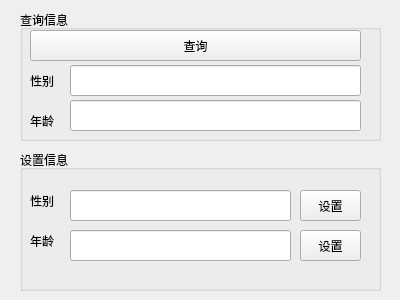
<?xml version="1.0" encoding="UTF-8"?>
<ui version="4.0">
 <class>MyQGSettings</class>
 <widget class="QWidget" name="MyQGSettings">
  <property name="geometry">
   <rect>
    <x>0</x>
    <y>0</y>
    <width>400</width>
    <height>300</height>
   </rect>
  </property>
  <property name="windowTitle">
   <string>MyQGSettings</string>
  </property>
  <widget class="QGroupBox" name="queryBox">
   <property name="geometry">
    <rect>
     <x>20</x>
     <y>10</y>
     <width>361</width>
     <height>131</height>
    </rect>
   </property>
   <property name="title">
    <string>查询信息</string>
   </property>
   <widget class="QPushButton" name="queryBtn">
    <property name="geometry">
     <rect>
      <x>10</x>
      <y>20</y>
      <width>331</width>
      <height>31</height>
     </rect>
    </property>
    <property name="text">
     <string>查询</string>
    </property>
   </widget>
   <widget class="QLabel" name="sexLabel">
    <property name="geometry">
     <rect>
      <x>10</x>
      <y>60</y>
      <width>31</width>
      <height>22</height>
     </rect>
    </property>
    <property name="text">
     <string>性别</string>
    </property>
   </widget>
   <widget class="QLabel" name="ageLabel">
    <property name="geometry">
     <rect>
      <x>10</x>
      <y>100</y>
      <width>31</width>
      <height>22</height>
     </rect>
    </property>
    <property name="text">
     <string>年龄</string>
    </property>
   </widget>
   <widget class="QLineEdit" name="sexEdit">
    <property name="geometry">
     <rect>
      <x>50</x>
      <y>55</y>
      <width>291</width>
      <height>31</height>
     </rect>
    </property>
   </widget>
   <widget class="QLineEdit" name="ageEdit">
    <property name="geometry">
     <rect>
      <x>50</x>
      <y>90</y>
      <width>291</width>
      <height>31</height>
     </rect>
    </property>
   </widget>
  </widget>
  <widget class="QGroupBox" name="setBox">
   <property name="geometry">
    <rect>
     <x>20</x>
     <y>150</y>
     <width>361</width>
     <height>141</height>
    </rect>
   </property>
   <property name="title">
    <string>设置信息</string>
   </property>
   <widget class="QLabel" name="setSexLabel">
    <property name="geometry">
     <rect>
      <x>10</x>
      <y>40</y>
      <width>31</width>
      <height>22</height>
     </rect>
    </property>
    <property name="text">
     <string>性别</string>
    </property>
   </widget>
   <widget class="QLabel" name="setAgeLabel">
    <property name="geometry">
     <rect>
      <x>10</x>
      <y>80</y>
      <width>31</width>
      <height>22</height>
     </rect>
    </property>
    <property name="text">
     <string>年龄</string>
    </property>
   </widget>
   <widget class="QLineEdit" name="setSexEdit">
    <property name="geometry">
     <rect>
      <x>50</x>
      <y>40</y>
      <width>221</width>
      <height>31</height>
     </rect>
    </property>
   </widget>
   <widget class="QLineEdit" name="setAgeEdit">
    <property name="geometry">
     <rect>
      <x>50</x>
      <y>80</y>
      <width>221</width>
      <height>31</height>
     </rect>
    </property>
   </widget>
   <widget class="QPushButton" name="setSexBtn">
    <property name="geometry">
     <rect>
      <x>280</x>
      <y>40</y>
      <width>61</width>
      <height>31</height>
     </rect>
    </property>
    <property name="text">
     <string>设置</string>
    </property>
   </widget>
   <widget class="QPushButton" name="setAgeBtn">
    <property name="geometry">
     <rect>
      <x>280</x>
      <y>80</y>
      <width>61</width>
      <height>31</height>
     </rect>
    </property>
    <property name="text">
     <string>设置</string>
    </property>
   </widget>
  </widget>
 </widget>
 <layoutdefault spacing="6" margin="11"/>
 <resources/>
 <connections/>
</ui>
